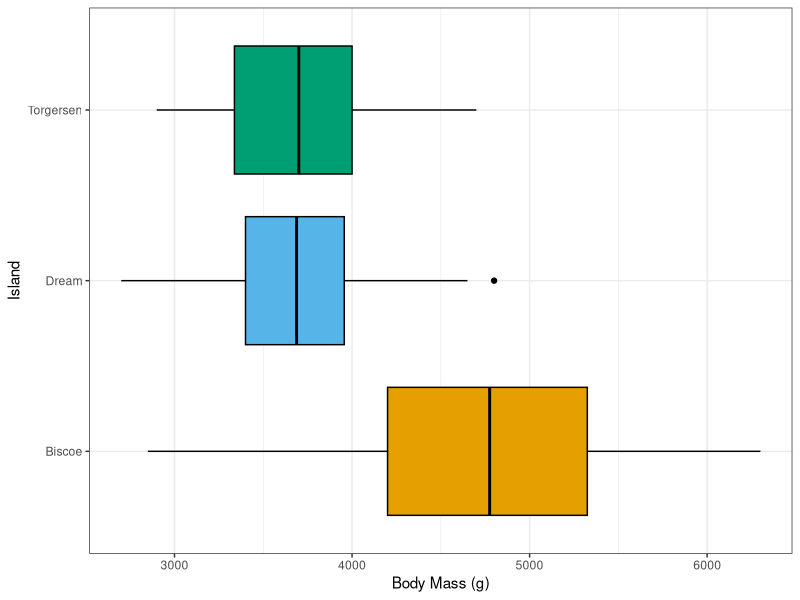

Reproduce this figure in R.
library(palmerpenguins)
library(ggplot2)

# Make the following changes to this basic boxplot.
# 1) Change the grey background to white
# 2) Clean up the axis labels
# 3) Make the color vary by island
# 4) Choose a color palette that you enjoy!
okabe_ito <- c("#E69F00", "#56B4E9", "#009E73")
ggplot(penguins, aes(x = body_mass_g, y = island, color = island)) +
  geom_boxplot(fill = okabe_ito, color = "#000000") +
  theme_bw() +
  labs(x = "Body Mass (g)", y = "Island")



